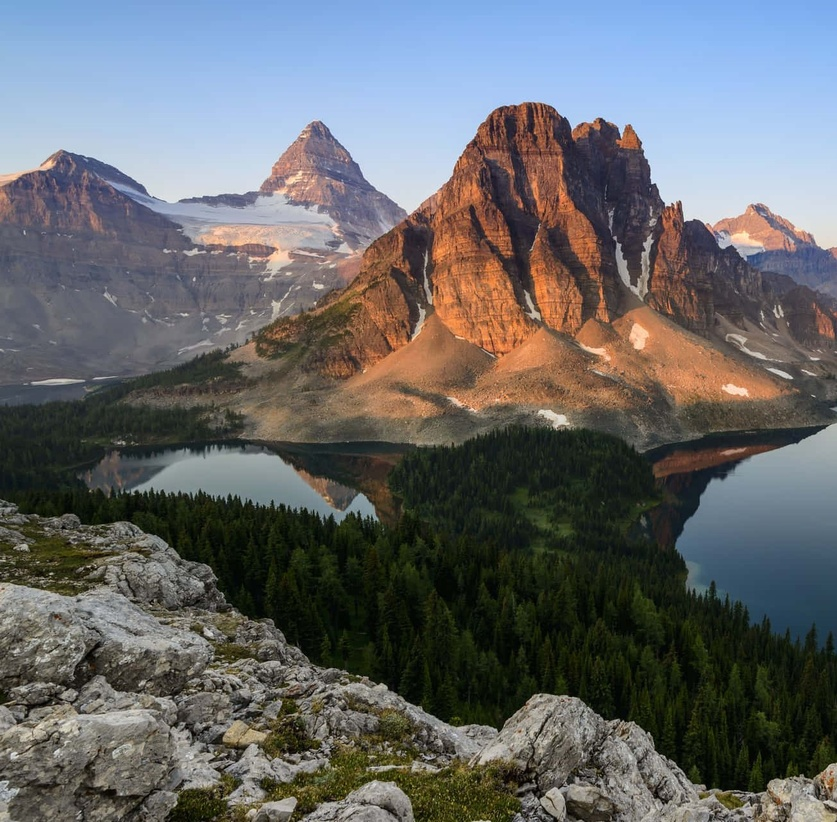
#> input picture src/task2/test_images/image2.jpg, 837 x 822 px, shrunk from 1305 x 1282 before the run, found by its file name
$ python orb.py
#> lines starting #> are read from the running program, lines starting #| are printed output that depends on the picture
import cv2
import matplotlib.pyplot as plt
import os

from time import time

def get_incremented_filename(base_name, extension=".png"):
    """Generate an incremented filename in the 'tests' folder if the base name already exists."""
    # Go back to the previous directory and then into the 'tests' folder
    save_dir = os.path.join(os.getcwd(), "results")
    os.makedirs(save_dir, exist_ok=True)  # Create 'results' folder if it doesn't exist

    index = 1
    new_name = os.path.join(save_dir, f"{base_name}{extension}")

    while os.path.exists(new_name):
        new_name = os.path.join(save_dir, f"{base_name}_{index}{extension}")
        index += 1

    return new_name

def show_images(image1, image2, save_flag= False):
    # Convert images from BGR to RGB for correct color display in matplotlib
    img1 = cv2.cvtColor(image1[0], cv2.COLOR_BGR2RGB)
    img2 = cv2.cvtColor(image2[0], cv2.COLOR_BGR2RGB)

    # Display images side by side with titles
    plt.figure(figsize=(12, 4))  # Adjust the figure size as needed

    plt.subplot(1, 3, 1)
    plt.imshow(img1)
    plt.title(image1[1])
    plt.axis("off")  # Hide axis for a cleaner look

    plt.subplot(1, 3, 2)
    plt.imshow(img2)
    plt.title(image2[1])
    plt.axis("off")

    plt.tight_layout()  # Ensures the layout looks clean

    if save_flag:
        save_path = get_incremented_filename("out")
        plt.savefig(save_path, dpi=300, bbox_inches='tight')
        print(f"Images saved to {save_path}")

    plt.show()

def orb(images: list):

    assert len(images) == 2, "Error: Please provide exactly 2 images for comparison."

    #Initiate ORB detector
    orb = cv2.ORB_create()

    # Initiate SIFT detector and create a list to store keypoints and descriptors
    keys_n_descriptors = []
    for ind, image in enumerate(images):
        # Find the keypoints and descriptors with SIFT
        keypoints, descriptors = orb.detectAndCompute(image, None)

        keys_n_descriptors.append([keypoints,descriptors])

    return keys_n_descriptors

def match_images(keys_n_descriptors: list):
    assert len(keys_n_descriptors) == 2, "Error: Please provide exactly 2 images for comparison."

    bf = cv2.BFMatcher(cv2.NORM_HAMMING, crossCheck=True)

    # Match descriptors
    # Perform matching
    descriptors = keys_n_descriptors[0][1]
    descriptors2 = keys_n_descriptors[1][1]
    matches = bf.match(descriptors, descriptors2)

    # Sort matches by distance (lower distance = better match)
    matches = sorted(matches, key=lambda x: x.distance)

    print(f"Number of matches: {len(matches)}")

    return matches

def draw_matches(image1, image2, keypoints1, keypoints2, good_matches):
    image_matches = cv2.drawMatches(image1, keypoints1, image2, keypoints2, good_matches[:30], None, flags=cv2.DrawMatchesFlags_NOT_DRAW_SINGLE_POINTS)

    return image_matches

def visualize_matches(image_matches):
    plt.imshow(image_matches)
    plt.title('ORB Feature Matching')
    plt.axis('off') # Hide axis for a cleaner look
    plt.show()


if __name__ == '__main__':
    # Load images
    img1_path = os.path.join(os.getcwd(), "src/task2/test_images/image2.jpg")
    orig_image = cv2.imread(img1_path)
#> orig_image is the input picture: shape (822, 837, 3); mean B, G, R 105.1, 103.6, 101.8
    image = cv2.imread(img1_path, cv2.IMREAD_GRAYSCALE)
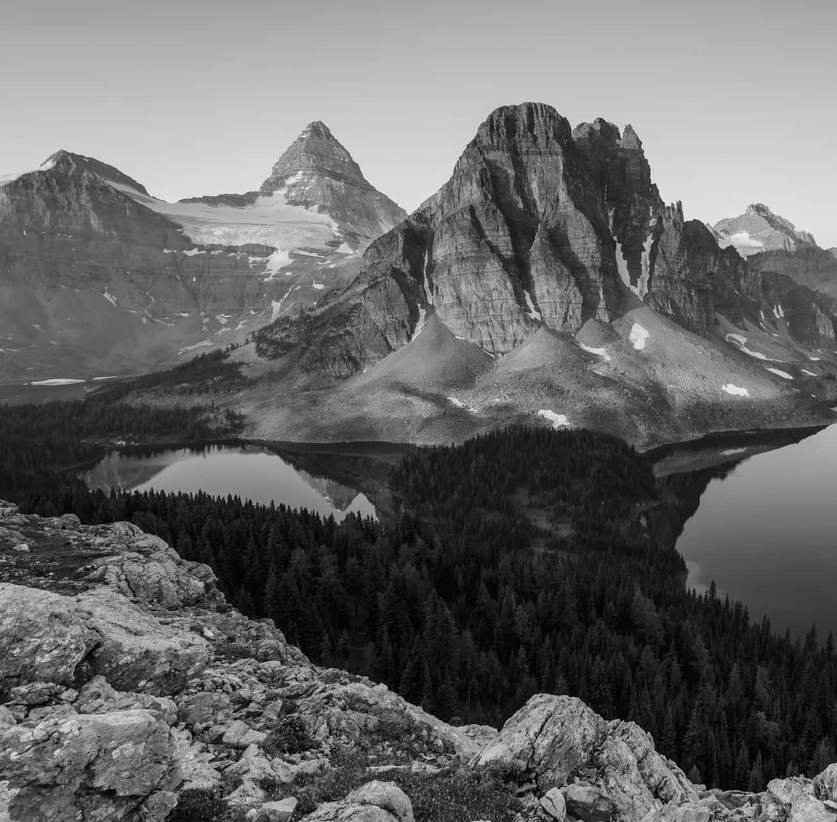
#> image: shape (822, 837); min 0, max 243, mean 103.2

    img2_path = os.path.join(os.getcwd(), "src/task2/test_images/image3.jpg")
    orig_image2 = cv2.imread(img2_path)
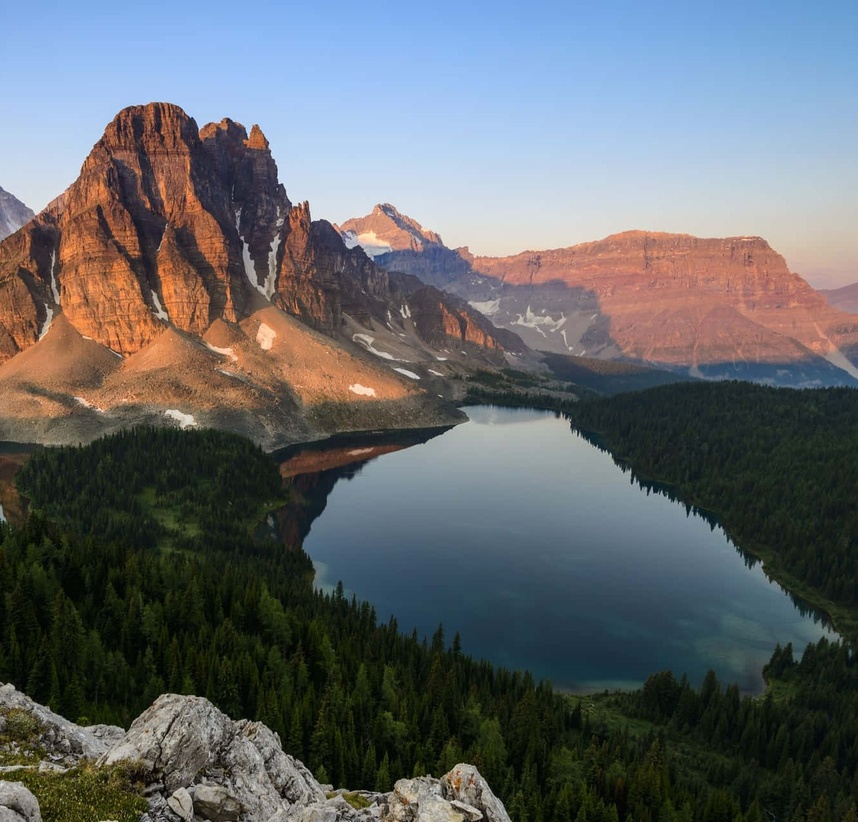
#> input picture src/task2/test_images/image3.jpg, 858 x 822 px, shrunk from 1339 x 1282 before the run, found by its file name
#> orig_image2 is the input picture: shape (822, 858, 3); mean B, G, R 106.8, 103.2, 99.1
    image2 = cv2.imread(img2_path, cv2.IMREAD_GRAYSCALE)
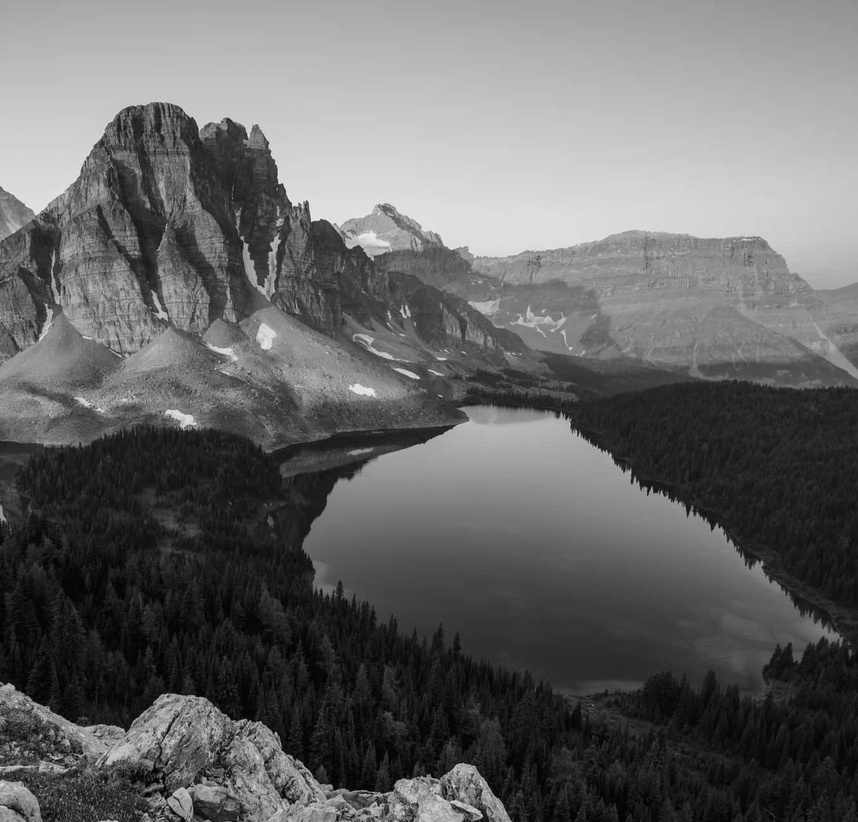
#> image2: shape (822, 858); min 0, max 244, mean 102.4

    if image is None and image2 is None:
        print("Error: Images not found or could not be loaded.")
    else:
        print("Images loaded successfully.")

    tic = time()
    keys_n_descriptors = orb([image, image2])
#> the loop in orb, `for ind, image in enumerate(images):` made 2 passes
#> ind on passes 1 to 2: 0, 1
#> after the loop in orb, `for ind, image in enumerate(images):`: keys_n_descriptors = 2 items
#> keys_n_descriptors = 2 items
    tac = time()
    print(f"Time taken to extract keypoints and descriptors: {tac - tic:.2f} seconds")
    good_matches = match_images(keys_n_descriptors)
#> in match_images, `matches = bf.match(descriptors, descriptors2)`: matches = 231 matches
#| Number of matches: 231
#> good_matches = 231 matches
    image_matches = draw_matches(orig_image, orig_image2, keys_n_descriptors[0][0], keys_n_descriptors[1][0], good_matches)
#> in draw_matches, `image_matches = cv2.drawMatches(image1, keypoints1, image2, keypoints2..`:
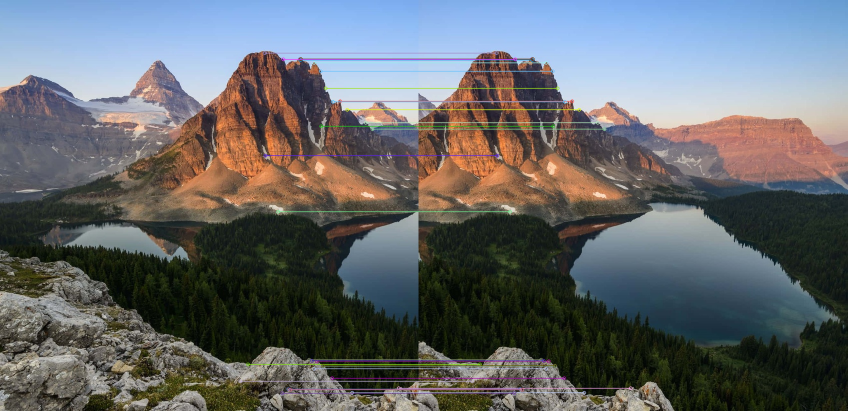
#> image_matches: shape (822, 1695, 3) (shown at 1/2 size); mean B, G, R 106.7, 103.9, 100.8
    visualize_matches(image_matches)
